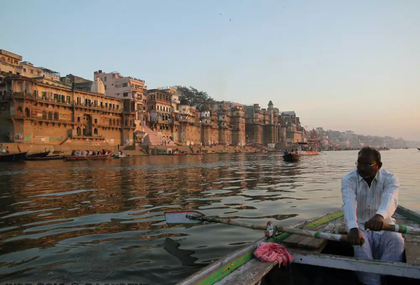
#> input picture Assignments/Assignment 2 Numpy Pandas/assi_ghat.jpg, 420 x 285 px
$ jupyter execute --allow-errors Assignment-2.ipynb   (shell and % lines are left out)
#> lines starting #> are read from the running program, lines starting #| are printed output that depends on the picture
# Assignment-2: Numpy and Pandas

Hope you enjoyed the last assignment on Python and learnt something new! This one is on **Numpy** and **Pandas**.

<h1 style="color:purple;"> Need for Numpy </h1>

I hope you have used lists in Python. I am also assuming you are familiar with arrays in C.
### What is the main difference between lists in Python and arrays in C/C++?
Well the very first difference is in their declaration:
1. Python
```Python
lst = list()
#OR
lst = []
```
2. C/C++
```C
int arr[10];
```
As evident above, in the case of C/C++, you **must** specify the type you wish to store in the array!
<br>But in case of python lists, you don't need to! Infact you can even store different types of elements in the same list. For Example:

[cell 1]
lst = [2, 'string', 2.5, [1,2,3]]
for element in lst:
    print(element,type(element),sep=' : ')

So in the above example you just stored 4 different types of elements in the same list. You can't do that with plain C arrays. You must specify the type of array beforehand.
<br> This brings us to one of the main features of Python, **it is a dynamically typed language**, meaning the language infers the type of the variable dynamically, without your intervention! Why? It is one of the design principles of python, run the cell below to see the main principles on which Python is built!

[cell 2]
import this

**So while dynamic-typing, makes working in Python a whole lot simple and straightforward, there is a trade-off in everything.**
### Can you guess what is the downside here?
 Well, the way you operate on two data-types is different for each type!
 For example, consider the two pieces of code below:
<br>1.
```Python
a = 5
b = 6
c = a+b
```
2.
```Python
a = 'hello'
b = 'world'
c = a+b
```

As evident the way you would add 'a' and 'b' when they are integers is different from when they are strings.
So if knew their types, you could add them directly, but because the types are dynamic, Python has to go and look for their types before it can do any operation on them. **Also in order to implement dynamic-typing you also have to store a lot of other information about the variable** which you have look up, before doing any kind of operation on it!

<br> Now imagine you have two arrays of 100,000 numbers each and you want to add them element-wise. This would would require 100,000 of those redundant lookups even if you, as a programmer, know they are all integers. <br>**This makes list operations in Python slow. How slow? See it in action in the following cells!**

$\color{maroon}{\text{*First check your Numpy installation by running the cell below!}}$

[cell 3]
try:
    import numpy as np
except:
    print("You don't have Numpy installed. Please install it first!")

Here we will use something called: ```%timeit```, which is a feature of IPython. We use it to get the average running time of a single line of code.

[cell 4]
# A function to add two python lists:
def add_lists(l1,l2):
    return [e1+e2 for e1,e2 in zip(l1,l2)]

[cell 5]
# We create two large lists to check the time taken to add them in plain naive Python
l1 = [1]*1000000
l2 = [2]*1000000
add_lists(l1,l2)

#> (a cell that did not finish here is left out)

Result is diplayed in format: $\text{Mean}\pm\text{Standard Deviation}$

[cell 7]
# Now we do the same thing in Numpy.
# First we convert both lists to numpy arrays
numpyArray1 = np.array(l1)
numpyArray2 = np.array(l2)
# In Numpy, we can add two arrays directly with just a '+' sign. Inbuilt functionality!
numpyArray1+numpyArray2

#> (a cell that did not finish here is left out)

#> (a cell that did not finish here is left out)

#> (a cell that did not finish here is left out)

<code style="background:blue;color:white"><strong>For more information on this topic, it is highly recommended that you go through:</strong></code>
<br><strong>[Python Data Science Handbook: Section on Numpy](https://jakevdp.github.io/PythonDataScienceHandbook/02.00-introduction-to-numpy.html)</strong>

### Here is something Additional left for your observation

[cell 11]
list2 = [4, 5, 6]*10**6
list1 = [1, 2, 3]*10**6
from operator import add;map(add, list1, list2)
[a + b for a, b in zip(list1, list2)]
[sum(x) for x in zip(list1, list2)]

## Numpy exercises:
<code style="background:red;color:white"><strong>Make sure to use, the in-built Numpy functions to solve the exercises below!</strong></code>
<br> That means say goodbye to your old-friend: loops

## 1. Standardization & Normalization
<br> Feature-scaling is a technique in Machine Learning used to ensure that no variable is dominated by another variable just because of differences in the units. Standardization and Normalization are the two main types of feature-scaling using in machine learning.

### Q1. Standardize the data given below.
<br>It means making sure that the data has a mean of 0 and standard deviation of 1.
<br>Mathematically, it is equivalent to:
<center><h2>$\widehat{x}_{i} \leftarrow \frac{x_{i}-\mu}{\sigma}\\$ </h2></center>
<br> That is subtracting the mean and dividing by the standard deviation

[cell 12]
# Generate a random vector of size 1000 consisting of integers
x = np.random.randint(100,2000,size=1000)

[cell 13]
def standardize(x):
    # Your code here
    x= (x-x.mean())/x.std()
    return x

Check your code here:

[cell 14]
standard_x = standardize(x)
print(np.isclose(standard_x.mean(),0)) #SHOULD RETURN TRUE
print(np.isclose(standard_x.std(),1))  #SHOULD RETURN TRUE

Notice that inorder to check your answer, we use ```np.isclose()``` instead of directly using ```==``` operator. This is because incase of float values you might not always get exactly 0 and 1 each time. There will be very minor deviations which can be checked with ```isclose()```. To find out more check out the exact values of mean and std of ```standard_x```

### Q2. Similarly normalize the data given below
We will do something called the min-max normalization:
<center><h2>$\forall x_{i}\in x:\hspace{1em}x_{i}^{\prime}=\frac{x_{i}-\min (x)}{\max (x)-\min (x)}$</h2></center>

[cell 15]
# Generate a random vector of size 1000 consisting of integers
x = np.random.randint(100,2000,size=1000)

[cell 16]
def minmax_normalization(x):
    #Your code here
    x=(x-x.min())/(x.max()-x.min())
    return x

Check your code here:

[cell 17]
normalized_x = minmax_normalization(x)
x_range = max(x) - min(x)
all([e*x_range + min(x) == x[i] for i,e in enumerate(normalized_x)]) #SHOULD RETURN TRUE

## Next you have some tasks on tabular data

[cell 18]
import numpy as np
import matplotlib.pyplot as plt
import pickle
import pandas as pd

[cell 19]
sample_array = [[[0.39701242, 0.64795493, 0.82015523, 0.47714397],
        [0.61050851, 0.09212451, 0.95963256, 0.41985557],
        [0.27391591, 0.33722757, 0.37711697, 0.25088287]],

       [[0.18765004, 0.50870891, 0.84608397, 0.42461235],
        [0.56763472, 0.33337372, 0.15827817, 0.25144675],
        [0.87757418, 0.77667833, 0.12968176, 0.57340563]],

       [[0.30829242, 0.17566506, 0.19051968, 0.0292753 ],
        [0.78466745, 0.11723487, 0.13013034, 0.81816275],
        [0.19548689, 0.5087261 , 0.24062887, 0.5802945 ]],

       [[0.9852273 , 0.75824102, 0.74657911, 0.61079072],
        [0.76900216, 0.2018701 , 0.1451892 , 0.70931268],
        [0.09819222, 0.17590433, 0.39662458, 0.51550013]],

       [[0.10138029, 0.0672748 , 0.94312381, 0.02260723],
        [0.73505001, 0.29274562, 0.32332605, 0.94109355],
        [0.56832888, 0.8200373 , 0.45544326, 0.31762768]],

       [[0.68691108, 0.80642892, 0.44636894, 0.36571316],
        [0.6398124 , 0.45857279, 0.47091858, 0.59696148],
        [0.67141986, 0.47450649, 0.8240861 , 0.05446835]],

       [[0.35766232, 0.22966313, 0.38577663, 0.01015032],
        [0.90221503, 0.35798473, 0.200057  , 0.37924078],
        [0.64835199, 0.11539047, 0.42224305, 0.40706566]],

       [[0.11027789, 0.4880045 , 0.30515654, 0.50183265],
        [0.174235  , 0.09235368, 0.08240456, 0.68501375],
        [0.03881442, 0.68751467, 0.39280243, 0.49397476]],

       [[0.28304702, 0.5611749 , 0.3518497 , 0.14118579],
        [0.27919497, 0.69063948, 0.46464225, 0.65073605],
        [0.35729135, 0.01133827, 0.19849849, 0.32775059]],

       [[0.28647882, 0.0653557 , 0.47752158, 0.65219843],
        [0.34500368, 0.24179076, 0.52238864, 0.53393046],
        [0.75470537, 0.89673909, 0.28215004, 0.79146273]]]

## Task-1

### Convert the list to numpy arrays

[cell 20]
#here
sample_array = np.array(sample_array)

## Task-2

### Find the shape of the array

[cell 21]
#here
sample_array.shape

## Task-3

### Create a random array called my_array with the same shape as sample_array

[cell 22]
#here
my_array = np.random.random((sample_array.shape))

## Task-4

### Normalize my_array

[cell 23]
#here
my_array=(my_array-my_array.min())/(my_array.max()-my_array.min())

task 5

flatten out sample_array and store it in A

flatten out my_array and store it in B

[cell 24]
#here
A = sample_array.flatten()
B = my_array.flatten()

Find the solution to the equation

`A X =  B`

find x

[cell 25]
#here
X = B/A

#### Interesting task 1 XD
### Here is a np.array which has to rows representing experience of a person and another his salary

[cell 26]
dataset = [[1.10000e+00, 1.30000e+00, 1.50000e+00, 2.00000e+00, 2.20000e+00,
        2.90000e+00, 3.00000e+00, 3.20000e+00, 3.20000e+00, 3.70000e+00,
        3.90000e+00, 4.00000e+00, 4.00000e+00, 4.10000e+00, 4.50000e+00,
        4.90000e+00, 5.10000e+00, 5.30000e+00, 5.90000e+00, 6.00000e+00,
        6.80000e+00, 7.10000e+00, 7.90000e+00, 8.20000e+00, 8.70000e+00,
        9.00000e+00, 9.50000e+00, 9.60000e+00, 1.03000e+01, 1.05000e+01],
       [3.93430e+04, 4.62050e+04, 3.77310e+04, 4.35250e+04, 3.98910e+04,
        5.66420e+04, 6.01500e+04, 5.44450e+04, 6.44450e+04, 5.71890e+04,
        6.32180e+04, 5.57940e+04, 5.69570e+04, 5.70810e+04, 6.11110e+04,
        6.79380e+04, 6.60290e+04, 8.30880e+04, 8.13630e+04, 9.39400e+04,
        9.17380e+04, 9.82730e+04, 1.01302e+05, 1.13812e+05, 1.09431e+05,
        1.05582e+05, 1.16969e+05, 1.12635e+05, 1.22391e+05, 1.21872e+05]]

#> (a cell that did not finish here is left out)

[cell 28]
plt.scatter(dataset[0],dataset[1])
plt.xlabel("YearsExperience")
plt.ylabel("Salary")
plt.show()
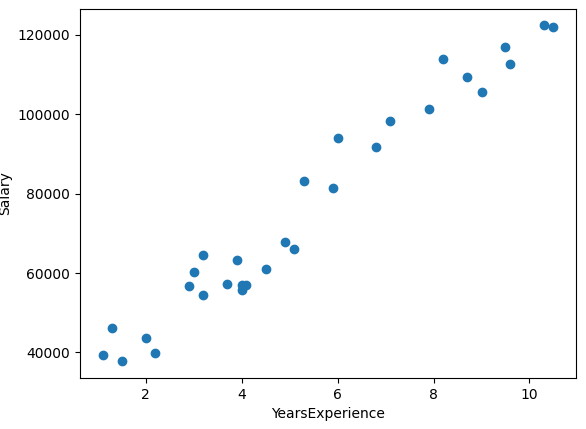
#> figure drawn by matplotlib, 1 panel

### we will be trying to fit  a line through this dataset that goes somewhere middle of these points
<p>After the assignment it would look a lot like this<br/>
As a Heads Up!! we will be doing a lot of this later XD</p>

### To get you started you need two things for a line

 <strong>A slope and an intercept we refer as b1 & b0. If you think Algebra (not MA-111) is just your thing go ahead here is a heads up<br/></strong>

<code>B1 = sum((x(i) - mean(x)) * (y(i) - mean(y))) / sum( (x(i) - mean(x))^2 )
B0 = mean(y) - B1 * mean(x)</code>

you know X and Y don't you?

#### if it's daunting for you, follow along and solve this in some simple steps

## Make functions to calculate mean and variance of a np.array

[cell 29]
def mean(arr):
    return np.sum(arr)/arr.size

[cell 30]
def variance(arr):
    return np.sum((arr-mean(arr))**2)/arr.size

# A new thing probably is covariance

### It is defined as

<strong> <p  style="color:green;font-size:40px;"> $cov_{x,y}=\frac{\sum_{i=1}^{N}(x_{i}-\bar{x})(y_{i}-\bar{y})}{N-1}$.</p><strong/>
    <br/><br/>

# Make a function to find the covariance
### probably don't use np.cov

[cell 31]
def covariance(x,mean_x,y,mean_y):
    x_arr = x-mean_x
    y_arr = y-mean_y
    return np.sum(x_arr*y_arr)/(x.size-1)

### All that we need is set

Now calculate:

`
b1 = covariance(x, y) / variance(x)
b0 = mean(y) - b1 * mean(x)`

#### <p>You know what's X and Y dont you XD</p>

[cell 32]
x=np.array(dataset[0])
y=np.array(dataset[1])
def calculateb1():
    return covariance(x,x.mean(),y,y.mean())/variance(x)
def calculateb0():
    return y.mean() - calculateb1()*(x.mean())

## I'll help you plot your work

### Just make sure you have b0 and b1 perfectly

[cell 33]
def abline(slope, intercept):
    plt.scatter(dataset[0],dataset[1])
    axes = plt.gca()
    x_vals = np.array(axes.get_xlim())
    y_vals = intercept + slope * x_vals
    plt.plot(x_vals, y_vals,color = "green")

b0 = calculateb0()
b1 = calculateb1()
abline(b1,b0)
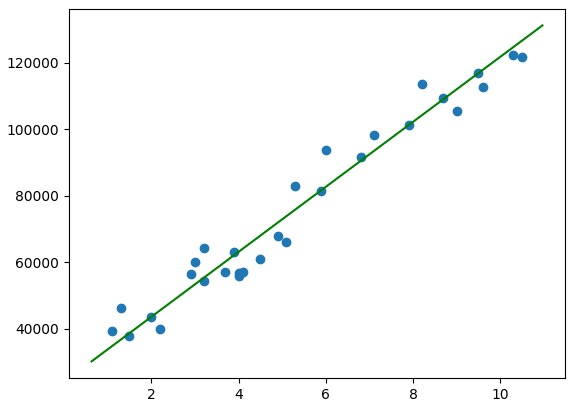
#> figure drawn by matplotlib, 1 panel

## Why don't we do some predictions on this?
<h4>This means that for people for which we only know the years of experience,
can we approximately calculate their expected salary..</h4>

#### Given an array of experiences [x_test] find out their salary

### Define a function called predictor which will return b1*x[i] +b0 (Say No to for loops )
#### p.s. you may have to play a liitle with type of b0 and b1

[cell 34]
x_test = [[2.00],
       [6.17],
       [3.48],
       [1.80],
       [9.23],
       [5.94]]

x_test = np.array(x_test)
x_test = x_test.flatten()
def predictor(x_test,b0,b1):
    return x_test*b1 +b0
#print(x_test, predictor(x_test,b0,b1))

## Next we have some image processing tasks
We can display an image using Matplotlib
<br> Here is an image of Assi Ghat :'(

[cell 35]
from PIL import Image
img = Image.open('assi_ghat.jpg',)
#> img is the input picture: PIL image 420x285 RGB; mean R, G, B 126.5, 122.9, 117.9
img_arr = np.array(img,dtype=float)
# Originally the pixel values are in the range [0,255], we rescale it to [0,1] because plt expects it that way
img_arr/=255
print(img_arr.shape)
#| (285, 420, 3)

Ah so it is just a 3 dimensional array. We can work with that right!

[cell 36]
plt.figure(figsize=(10,6))
plt.imshow(img_arr)
plt.show()

An image is just an array of pixels. Here each pixel has a different RGB value which denotes the intensity of Red, Green, Blue in that pixel.
<br> **Looking at it this way you can understand the shape of array in the above cell : (285,420,3)**
<br> This means that the image consists of 285x420 pixels and each pixel has 3 different channels namely RGB.
<br><code style="background:blue;color:white"><strong>For more information on this topic,you can go through:</strong></code>
<br><strong>[Section on digital images](https://automatetheboringstuff.com/chapter17/)</strong>

Now if you understand that, lets do some changes to this image and see the results!

[cell 37]
# This makes the RED channel of the image all 0, you can see the results
img_copy = img_arr.copy()
img_copy[:,:,0]*=0
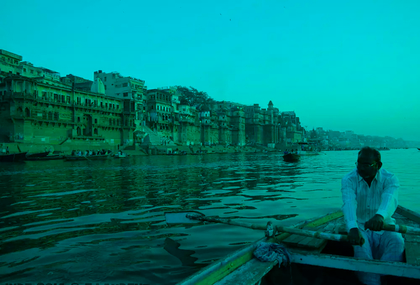
#> img_copy: shape (285, 420, 3) float64; mean R, G, B 0, 0.482, 0.462
plt.imshow(img_copy)
plt.show()

[cell 38]
# This makes the GREEN channel of the image all 0, you can see the results
img_copy = img_arr.copy()
img_copy[:,:,1]*=0
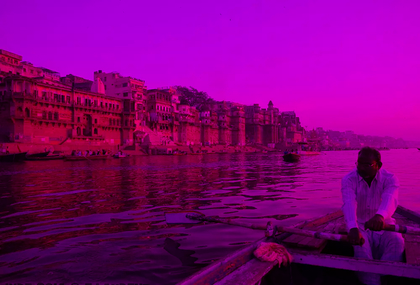
#> img_copy: shape (285, 420, 3) float64; mean R, G, B 0.496, 0, 0.462
plt.imshow(img_copy)
plt.show()

[cell 39]
# This makes the BLUE channel of the image all 0, you can see the results
img_copy = img_arr.copy()
img_copy[:,:,2]*=0
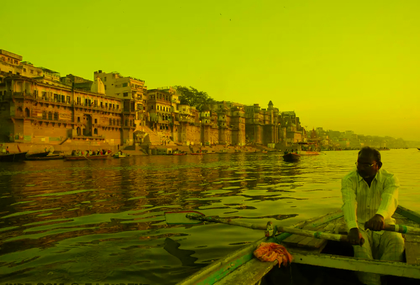
#> img_copy: shape (285, 420, 3) float64; mean R, G, B 0.496, 0.482, 0
plt.imshow(img_copy)
plt.show()

Now lets get to the task:
## Image Task-1 : Blur this image
Here you will blur this image and understand roughly how the image filters work on a basic level.
<br> In order to blur, you will pass a $3\times3$ filter throughout the image, and set the value of all those 9 pixels as the average of the whole $3\times3$ block
<br> [You will notice that image dimensions are multiples of 3 to make this easier for you]
<br> **Note: You need to do this individually for all 3 channels**

For example: If the image is $6\times6$ with only 1 channel, the filter will operate as follows

and so on..
<br> Next the filter will move down and replace all the numbers with its average for all $3\times3$ blocks.
<br> You can see how this will have a kind of blurring effect on the image
<br> **You must only use for loops to move the filter around, and not for changing the values or calculating the mean.**
<br> <code style="background:red;color:white"><strong>Doing this with 3 nested for loops is fairly easy, try doing it with only 2 loops for a bonus challenge. <br> You will need something called broadcasting</strong></code>
<br><code style="background:blue;color:white"><strong>Broadcasting is a pretty important topic, it is highly recommended that you go through:</strong></code>
<br><strong>[Python Data Science Handbook: Section on Broadcasting](https://jakevdp.github.io/PythonDataScienceHandbook/02.05-computation-on-arrays-broadcasting.html)</strong>

[cell 40]
def blur_image(img_arr):
    blurred_img = img_arr.copy()
    cnt=0
    for i in range(3):
        for j in range(img_arr.shape[0]-2):
            for k in range(img_arr.shape[1]-2):
                sub_arr=blurred_img[j:j+3,k:k+3,i].copy()
                blurred_img[j:j+3,k:k+3,i]=sub_arr.mean()
    return blurred_img

[cell 41]
plt.imshow(blur_image(img_arr))
#> after the loop in blur_image, `for i in range(3):`:
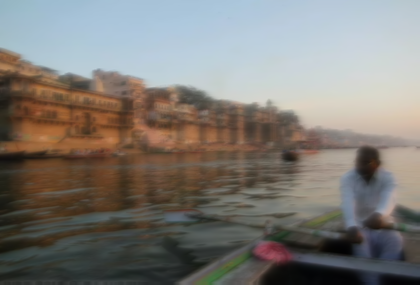
#> blurred_img: shape (285, 420, 3) float64; mean R, G, B 0.496, 0.482, 0.462
plt.show()

## Image-Task - 2 : Sobel Operator
This is a slightly harder task, in which you have to read and find out about the sobel convolutional operator <br> used heavily for edge detection in Image Processing, and implement it using Numpy
<br> Some useful links:
1. [Wikipedia Sobel-Feldman Operator](https://en.wikipedia.org/wiki/Sobel_operator)
2. [Intro to convolutional operators](https://homepages.inf.ed.ac.uk/rbf/HIPR2/convolve.htm)
<br> If the task seems daunting, try to break it into sub-task and complete. Look at the solution only after trying yourself for enough time.
<br> Feel free to google and find out more about this operator, and take your time. Edge detection in a pretty important task in Computer Vision

[cell 42]
def sobel_operator(img_arr):
    '''
    Function to implement the sobel operator on a grayscale/black-and-white image
    This means it will have only 1 channels unlike RGB
    '''
    # NOTE: The size of the image will shrink slightly as it does when using conv operators without padding
    new_img = np.zeros((img_arr.shape[0]-2,img_arr.shape[1]-2)) #array to hold the ans, initialised to zero
    sobel_ver=np.array([[-1,0,1],[-2,0,2],[-1,0,1]])
    sobel_hor=np.array([[1,2,1],[0,0,0],[-1,-2,-1]])
    for i in range(img_arr.shape[0]-2):
        for j in range(img_arr.shape[1]-2):
            new_img[i:i+3,j:j+3]=abs(np.sum(img_arr[i:i+3,j:j+3]*sobel_ver))+abs(np.sum(img_arr[i:i+3,j:j+3]*sobel_hor))
    # your code here
    return new_img

Please install OpenCV if not already installed:
1. [Windows Installation](https://www.geeksforgeeks.org/how-to-install-opencv-for-python-in-windows/)
2. If you use Linux we assume you would already be familiar with package installation using PIP

[cell 43]
# WE use Open-CV (CV2) library to convert the color image into a grayscale so the sobel operator can be used
import cv2
gray_img = cv2.cvtColor(np.float32(img_arr), cv2.COLOR_BGR2GRAY)
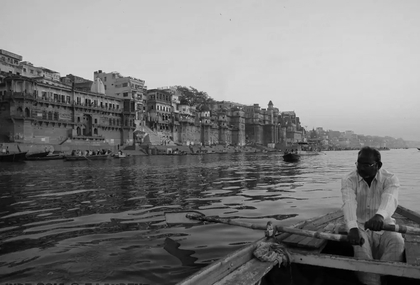
#> gray_img: shape (285, 420) float32; min 0, max 0.884, mean 0.478
new_img = sobel_operator(gray_img)
#> after the loop in sobel_operator, `for i in range(img_arr.shape[0]-2):`:
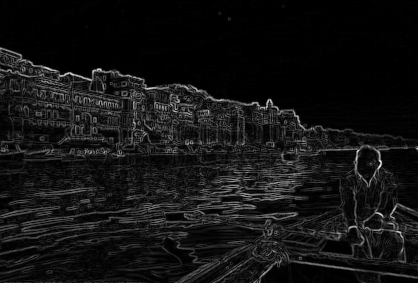
#> new_img: shape (283, 418) float64; min 0, max 3.68, mean 0.285; drawn with min black and max white
plt.imshow(new_img,cmap='gray')
plt.show()

<details>
    <summary><h4 style="color:green">Try yourself first! [Click here] to see solution!</h4></summary>
<p>

Here is my solution. If it has any shortcomings please report it in your PR and we'll merge

```python
def sobel_operator_solution(img_arr):
    gx_new_img = np.zeros((img_arr.shape[0]-2,img_arr.shape[1]-2))
    gy_new_img = np.zeros((img_arr.shape[0]-2,img_arr.shape[1]-2))
    vfilter3x3 = np.array([[1,0,-1],[2,0,-2],[1,0,-1]])
    hfilter3x3 = np.array([[1,2,1],[0,0,0],[-1,-2,-1]])
    for i in range(img_arr.shape[0]-2):
        for j in range(img_arr.shape[1]-2):
            gx_new_img[i,j]=(img_arr[i:i+3,j:j+3]*hfilter3x3).sum()
            gy_new_img[i,j]=(img_arr[i:i+3,j:j+3]*vfilter3x3).sum()
    new_img = np.sqrt(np.minimum(gx_new_img**2 + gy_new_img**2,1))
    return new_img
```
This can be built using only the two links mentioned above and knowing nothing beforehand.
</p>
</details>

# Basic tasks on Pandas
### Refer Assignment-3 for more Pandas tasks!

You'll be using pandas for the tasks given below(**you can use the cheat sheat provided xD**)

### Start with creating a new pandas dataframe using pandas.DataFrame and store it in 'regular'

[cell 44]
regular = pd.DataFrame()

### Make an array of the size of that of "Salary_Data" using numpy.random with values between 0 and 1
Then store these values in 'regular'

[cell 45]
new_arr = np.random.random((30,))
regular=pd.DataFrame(new_arr)
regular=regular.rename(columns={0:'Column',})
print(regular)

### Do the following changes:
```
for value in the regular:
   if 0 <= value < 0.4:
        make it NO
    if 0.4 < value < 0.6:
        make it NA
    else:
        make it YES
```

[cell 46]
def change_values(value):
    if 0<=value<0.4:
        return 'NO'
    elif 0.4<value<0.6:
        return 'NA'
    else:
        return 'YES'
regular['Column']=regular['Column'].apply(change_values)
